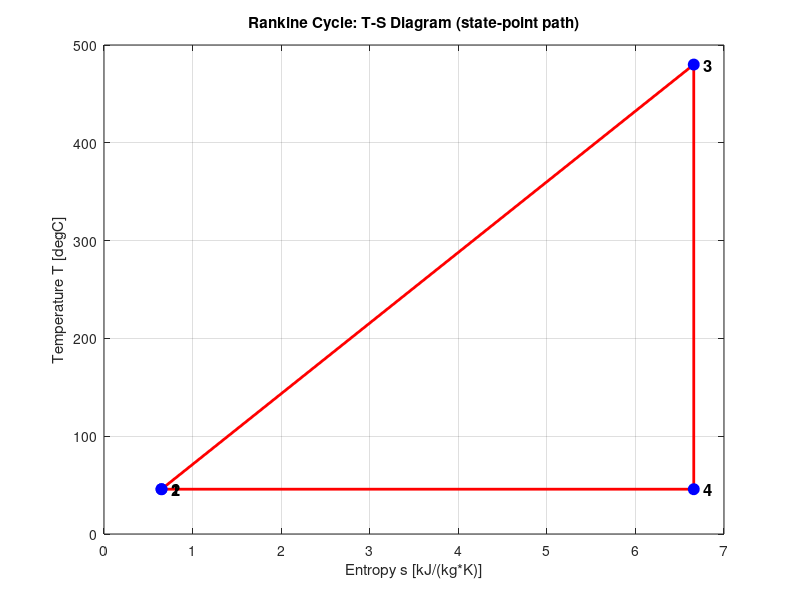

This chart was generated by the following MATLAB code:
%% ========================================================================
%  RANKINE CYCLE MODEL (ideal, basic)
%  Repository: thermodynamic-cycles
%  Working fluid: water/steam  -- enthalpy-based, NOT ideal-gas air
%
%  Steam power plant idealization. Four processes:
%     1 -> 2 : Isentropic pump (sat liquid -> boiler pressure)
%     2 -> 3 : Constant-pressure heat addition in boiler (-> superheat)
%     3 -> 4 : Isentropic expansion through turbine
%     4 -> 1 : Constant-pressure heat rejection in condenser (-> sat liquid)
%
%  Work and heat use enthalpy (h), not cp*dT, because the fluid changes
%  phase. Efficiency = w_net / q_in.
%
%  PROPERTY VALUES below are from standard steam tables for the chosen
%  boiler/condenser conditions. VERIFY against your own reference before
%  trusting the output.
% ========================================================================

clear; clc; close all;

%% SECTION 1: CYCLE CONDITIONS
P_boiler = 8000;    % boiler pressure                 [kPa]
T_boiler = 480;     % turbine inlet (superheat) temp  [degC]
P_cond   = 10;      % condenser pressure              [kPa]

fprintf('==================================================\n');
fprintf('  RANKINE CYCLE CONDITIONS\n');
fprintf('==================================================\n');
fprintf('  Boiler pressure       = %8.1f kPa\n', P_boiler);
fprintf('  Turbine inlet temp    = %8.1f degC\n', T_boiler);
fprintf('  Condenser pressure    = %8.1f kPa\n', P_cond);
fprintf('\n');

%% SECTION 2: STEAM PROPERTIES  (VERIFY AGAINST YOUR TABLES)
% --- Saturated liquid at condenser pressure (10 kPa) ---
hf_cond  = 191.83;      % sat liquid enthalpy        [kJ/kg]
vf_cond  = 0.001010;    % sat liquid specific volume [m^3/kg]
sf_cond  = 0.6493;      % sat liquid entropy         [kJ/(kg*K)]
hfg_cond = 2392.8;      % enthalpy of vaporization   [kJ/kg]
sfg_cond = 7.5009;      % entropy of vaporization    [kJ/(kg*K)]
Tsat_cond = 45.81;      % saturation temperature     [degC]

% --- Superheated steam at boiler pressure (8 MPa, 480 degC) ---
h3 = 3348.4;            % turbine inlet enthalpy     [kJ/kg]
s3 = 6.6586;            % turbine inlet entropy      [kJ/(kg*K)]

%% SECTION 3: STATE POINT CALCULATIONS  (1 -> 2 -> 3 -> 4 -> 1)
% ----- STATE 1: saturated liquid leaving condenser -----
h1 = hf_cond;
s1 = sf_cond;
v1 = vf_cond;
T1 = Tsat_cond;

% ----- STATE 2: after isentropic pump -----
% Pump work on incompressible liquid: wp = v1*(P2 - P1)
w_pump = v1 * (P_boiler - P_cond);     % [kJ/kg]  (kPa*m^3/kg = kJ/kg)
h2 = h1 + w_pump;
s2 = s1;                                % isentropic
T2 = T1;                                % negligible temp rise, approx

% ----- STATE 3: superheated steam leaving boiler (given) -----
T3 = T_boiler;
% h3, s3 from property block

% ----- STATE 4: after isentropic turbine expansion to condenser P -----
s4 = s3;                                % isentropic
x4 = (s4 - sf_cond) / sfg_cond;         % quality at turbine exit
h4 = hf_cond + x4 * hfg_cond;
T4 = Tsat_cond;                         % two-phase, at sat temperature

fprintf('==================================================\n');
fprintf('  STATE POINTS\n');
fprintf('==================================================\n');
fprintf('  State    h [kJ/kg]   s [kJ/(kg*K)]   T [degC]   note\n');
fprintf('  ------------------------------------------------------\n');
fprintf('    1     %9.2f     %8.4f     %7.2f   sat liquid\n', h1, s1, T1);
fprintf('    2     %9.2f     %8.4f     %7.2f   comp liquid\n', h2, s2, T2);
fprintf('    3     %9.2f     %8.4f     %7.2f   superheated\n', h3, s3, T3);
fprintf('    4     %9.2f     %8.4f     %7.2f   x = %5.4f\n', h4, s4, T4, x4);
fprintf('\n');

%% SECTION 4: WORK, HEAT, EFFICIENCY
w_turbine = h3 - h4;            % turbine work out   [kJ/kg]
w_net     = w_turbine - w_pump; % net work out       [kJ/kg]
q_in      = h3 - h2;            % boiler heat in     [kJ/kg]
q_out     = h4 - h1;            % condenser heat out [kJ/kg]

eta_thermal = w_net / q_in;     % thermal efficiency
bwr         = w_pump / w_turbine;   % back-work ratio (tiny for Rankine)
energy_balance = (q_in - q_out) - w_net;   % should be ~0

% Carnot efficiency between the two saturation temperatures, for reference
eta_carnot = 1 - (Tsat_cond + 273.15) / (T_boiler + 273.15);

fprintf('==================================================\n');
fprintf('  WORK, HEAT, EFFICIENCY  (per kg of steam)\n');
fprintf('==================================================\n');
fprintf('  Pump work in          = %9.3f kJ/kg\n', w_pump);
fprintf('  Turbine work out      = %9.3f kJ/kg\n', w_turbine);
fprintf('  Net work out          = %9.3f kJ/kg\n', w_net);
fprintf('  Boiler heat in        = %9.3f kJ/kg\n', q_in);
fprintf('  Condenser heat out    = %9.3f kJ/kg\n', q_out);
fprintf('  Back-work ratio       = %9.5f\n', bwr);
fprintf('  Thermal efficiency    = %9.4f  (%.2f%%)\n', eta_thermal, eta_thermal*100);
fprintf('  Carnot (ref) eff.     = %9.4f  (%.2f%%)\n', eta_carnot, eta_carnot*100);
fprintf('  Turbine exit quality  = %9.4f\n', x4);
fprintf('  Energy balance resid  = %9.3e kJ/kg (should be ~0)\n', energy_balance);
fprintf('\n');

if x4 < 0.85
    fprintf('  WARNING: exit quality below ~0.85, blade erosion risk.\n');
    fprintf('           Consider reheat to raise quality.\n\n');
end

%% SECTION 5: T-S DIAGRAM (state points connected)
% A full saturation dome needs the complete sat table. Here we plot the
% cycle path through the four state points, which is enough to see the
% shape. Temperatures in degC, entropies in kJ/(kg*K).
s_pts = [s1, s2, s3, s4, s1];
T_pts = [T1, T2, T3, T4, T1];

figure('Name','Rankine Cycle T-S Diagram','Color','w');
plot(s_pts, T_pts, 'r-', 'LineWidth', 2); hold on;
plot([s1 s2 s3 s4], [T1 T2 T3 T4], 'bo', ...
     'MarkerFaceColor', 'b', 'MarkerSize', 8);
labels = {'1','2','3','4'};
for i = 1:4
    sx = [s1 s2 s3 s4]; tx = [T1 T2 T3 T4];
    text(sx(i), tx(i), ['  ' labels{i}], 'FontSize', 12, 'FontWeight', 'bold');
end
xlabel('Entropy s [kJ/(kg*K)]');
ylabel('Temperature T [degC]');
title('Rankine Cycle: T-S Diagram (state-point path)');
grid on; hold off;

fprintf('Plot generated. Rankine cycle model complete.\n');
%% END OF RANKINE CYCLE MODEL
